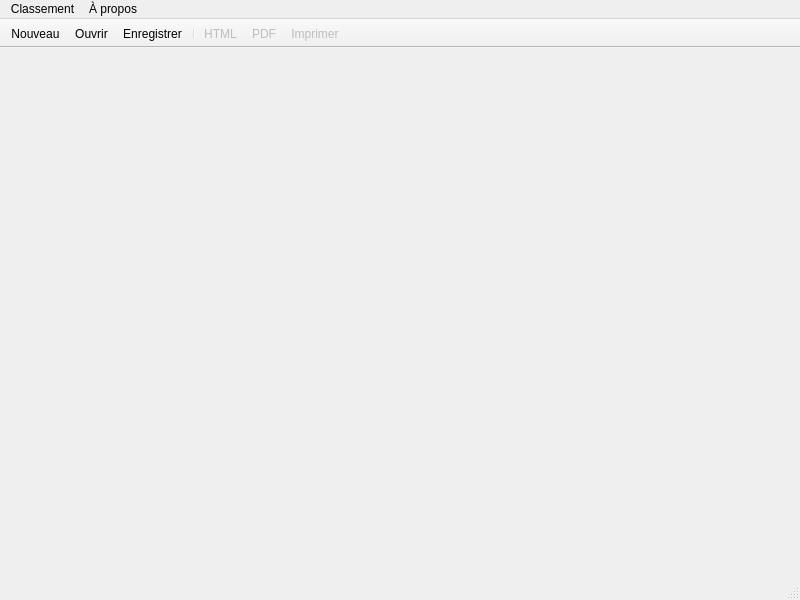
<?xml version="1.0" encoding="UTF-8"?>

<!--

#-#-#-#-#-#-#-#-#-#-#-#    DériVoile calc'    #-#-#-#-#-#-#-#-#-#-#-#

VERSION : @v
DATE : @date
LICENCE : ./COPYING
SITE WEB : http://calc.derivoile.fr

Copyright (C) 2011-2012 Pierre Monchalin, http://derivoile.fr
Vous êtes libre de distribuer et modifier ce programme.
Pensez à me laisser un petit mot si vous distribuez une copie !

This program is free software; you can redistribute it and/or modify
it under the terms of the GNU General Public License as published by
the Free Software Foundation; either version 2 of the License, or
(at your option) any later version.

This program is distributed in the hope that it will be useful,
but WITHOUT ANY WARRANTY; without even the implied warranty of
MERCHANTABILITY or FITNESS FOR A PARTICULAR PURPOSE. See the
GNU General Public License for more details.

You should have received a copy of the GNU General Public License along
with this program; if not, write to the Free Software Foundation, Inc.,
51 Franklin Street, Fifth Floor, Boston, MA 02110-1301 USA.

-->

<ui version="4.0">
 <class>FenPrincipale</class>
 <widget class="QMainWindow" name="FenPrincipale">
  <property name="windowModality">
   <enum>Qt::NonModal</enum>
  </property>
  <property name="enabled">
   <bool>true</bool>
  </property>
  <property name="geometry">
   <rect>
    <x>0</x>
    <y>0</y>
    <width>800</width>
    <height>600</height>
   </rect>
  </property>
  <property name="font">
   <font>
    <pointsize>9</pointsize>
   </font>
  </property>
  <property name="windowTitle">
   <string notr="true">DériVoile calc'</string>
  </property>
  <property name="windowIcon">
   <iconset resource="ressources.qrc">
    <normaloff>:/icones/icones/icone.png</normaloff>:/icones/icones/icone.png</iconset>
  </property>
  <property name="autoFillBackground">
   <bool>false</bool>
  </property>
  <property name="styleSheet">
   <string notr="true"/>
  </property>
  <widget class="QWidget" name="centralwidget"/>
  <widget class="QMenuBar" name="menubar">
   <property name="geometry">
    <rect>
     <x>0</x>
     <y>0</y>
     <width>800</width>
     <height>21</height>
    </rect>
   </property>
   <widget class="QMenu" name="menuClassement">
    <property name="title">
     <string>Classement</string>
    </property>
    <addaction name="actionNouveau"/>
    <addaction name="actionOuvrir"/>
    <addaction name="separator"/>
    <addaction name="actionEnregistrer"/>
    <addaction name="actionEnregistrer_sous"/>
    <addaction name="separator"/>
    <addaction name="actionExporter"/>
    <addaction name="actionExporter_en_HTML"/>
    <addaction name="actionImprimer"/>
   </widget>
   <widget class="QMenu" name="menu_propos">
    <property name="title">
     <string>À propos</string>
    </property>
    <addaction name="actionAide"/>
    <addaction name="separator"/>
    <addaction name="actionConsulter_les_ratings"/>
    <addaction name="actionExtraits_des_R_gles_de_Course"/>
    <addaction name="separator"/>
    <addaction name="action_propos"/>
   </widget>
   <addaction name="menuClassement"/>
   <addaction name="menu_propos"/>
  </widget>
  <widget class="QStatusBar" name="statusbar"/>
  <widget class="QToolBar" name="toolBar">
   <property name="windowTitle">
    <string>toolBar</string>
   </property>
   <property name="movable">
    <bool>false</bool>
   </property>
   <property name="toolButtonStyle">
    <enum>Qt::ToolButtonTextBesideIcon</enum>
   </property>
   <property name="floatable">
    <bool>false</bool>
   </property>
   <attribute name="toolBarArea">
    <enum>TopToolBarArea</enum>
   </attribute>
   <attribute name="toolBarBreak">
    <bool>false</bool>
   </attribute>
   <addaction name="actionNouveau"/>
   <addaction name="actionOuvrir"/>
   <addaction name="actionEnregistrer"/>
   <addaction name="separator"/>
   <addaction name="actionExporter_en_HTML"/>
   <addaction name="actionExporter"/>
   <addaction name="actionImprimer"/>
  </widget>
  <action name="actionNouveau">
   <property name="icon">
    <iconset resource="ressources.qrc">
     <normaloff>:/icones/icones/document-new.png</normaloff>:/icones/icones/document-new.png</iconset>
   </property>
   <property name="text">
    <string>Nouveau</string>
   </property>
   <property name="statusTip">
    <string>Créer un nouveau classement.</string>
   </property>
   <property name="shortcut">
    <string>Ctrl+N</string>
   </property>
  </action>
  <action name="actionOuvrir">
   <property name="icon">
    <iconset resource="ressources.qrc">
     <normaloff>:/icones/icones/document-open.png</normaloff>:/icones/icones/document-open.png</iconset>
   </property>
   <property name="text">
    <string>Ouvrir</string>
   </property>
   <property name="statusTip">
    <string>Ouvrir un classement existant (*.race).</string>
   </property>
   <property name="shortcut">
    <string>Ctrl+O</string>
   </property>
  </action>
  <action name="actionEnregistrer">
   <property name="icon">
    <iconset resource="ressources.qrc">
     <normaloff>:/icones/icones/document-save.png</normaloff>:/icones/icones/document-save.png</iconset>
   </property>
   <property name="text">
    <string>Enregistrer</string>
   </property>
   <property name="statusTip">
    <string>Enregistrer ce classement (*.race).</string>
   </property>
   <property name="shortcut">
    <string>Ctrl+S</string>
   </property>
  </action>
  <action name="actionExporter">
   <property name="enabled">
    <bool>false</bool>
   </property>
   <property name="icon">
    <iconset resource="ressources.qrc">
     <normaloff>:/icones/icones/application-pdf.png</normaloff>:/icones/icones/application-pdf.png</iconset>
   </property>
   <property name="text">
    <string>Exporter en PDF...</string>
   </property>
   <property name="iconText">
    <string>PDF</string>
   </property>
   <property name="statusTip">
    <string>Exporter ce classement au format PDF.</string>
   </property>
  </action>
  <action name="actionImprimer">
   <property name="enabled">
    <bool>false</bool>
   </property>
   <property name="icon">
    <iconset resource="ressources.qrc">
     <normaloff>:/icones/icones/document-print.png</normaloff>:/icones/icones/document-print.png</iconset>
   </property>
   <property name="text">
    <string>Imprimer</string>
   </property>
   <property name="statusTip">
    <string>Imprimer ce classement.</string>
   </property>
   <property name="font">
    <font/>
   </property>
   <property name="shortcut">
    <string>Ctrl+P</string>
   </property>
  </action>
  <action name="actionAide">
   <property name="icon">
    <iconset resource="ressources.qrc">
     <normaloff>:/icones/icones/help-contents.png</normaloff>:/icones/icones/help-contents.png</iconset>
   </property>
   <property name="text">
    <string>Aide</string>
   </property>
   <property name="statusTip">
    <string>Questions fréquentes.</string>
   </property>
   <property name="shortcut">
    <string>F1</string>
   </property>
  </action>
  <action name="actionConsulter_les_ratings">
   <property name="text">
    <string>Consulter les ratings</string>
   </property>
  </action>
  <action name="actionExtraits_des_R_gles_de_Course">
   <property name="text">
    <string>Extraits des Régles de Course</string>
   </property>
  </action>
  <action name="action_propos">
   <property name="icon">
    <iconset resource="ressources.qrc">
     <normaloff>:/icones/icones/help-about.png</normaloff>:/icones/icones/help-about.png</iconset>
   </property>
   <property name="text">
    <string>À propos...</string>
   </property>
   <property name="statusTip">
    <string>À propos de DériVoile calc'...</string>
   </property>
  </action>
  <action name="actionEnregistrer_sous">
   <property name="enabled">
    <bool>true</bool>
   </property>
   <property name="text">
    <string>Enregistrer sous...</string>
   </property>
   <property name="statusTip">
    <string>Enregistrer ce classement dans un nouveau fichier (*.race).</string>
   </property>
  </action>
  <action name="actionExporter_en_HTML">
   <property name="enabled">
    <bool>false</bool>
   </property>
   <property name="icon">
    <iconset resource="ressources.qrc">
     <normaloff>:/icones/icones/text-html.png</normaloff>:/icones/icones/text-html.png</iconset>
   </property>
   <property name="text">
    <string>Exporter en HTML...</string>
   </property>
   <property name="iconText">
    <string>HTML</string>
   </property>
   <property name="statusTip">
    <string>Exporter ce classement au format HTML.</string>
   </property>
  </action>
 </widget>
 <resources>
  <include location="ressources.qrc"/>
 </resources>
 <connections/>
</ui>
